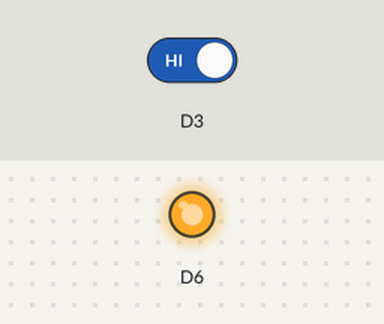
The sketch below on a simulated ESP8266 (NodeMCU). Parts: output pins drawn as LEDs (lit = HIGH). The inputs (shaded band) are chosen by the test bench; at power-on: D3 HIGH.

Above: at 1.2 s.
1.3 s: D3 driven LOW
At 1.7 s:
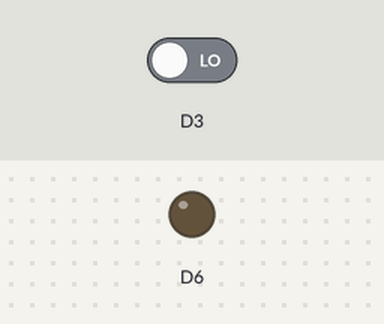
2.8 s: D3 driven HIGH
At 4.0 s:
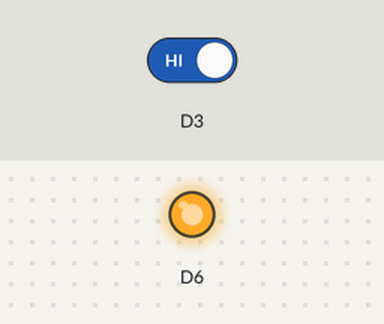
Timing chart, 0 to 5.8 s (numbered marks = the images above; inputs shaded):
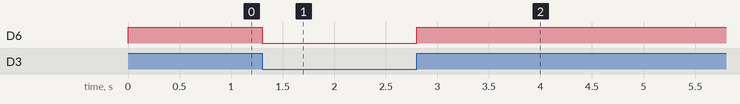

The sketch:

relay.ino
```cpp
void setup() {
  pinMode(D6, OUTPUT); /* Relay pin */
  pinMode(D3, INPUT);  /* Flash button */
}

void loop() {
  int st = digitalRead(D3);
  digitalWrite(D6, st);
}
```

Measured:
- after the input at 1.3 s, D6: HIGH → LOW at once
- after the input at 2.8 s, D6: LOW → HIGH at once
